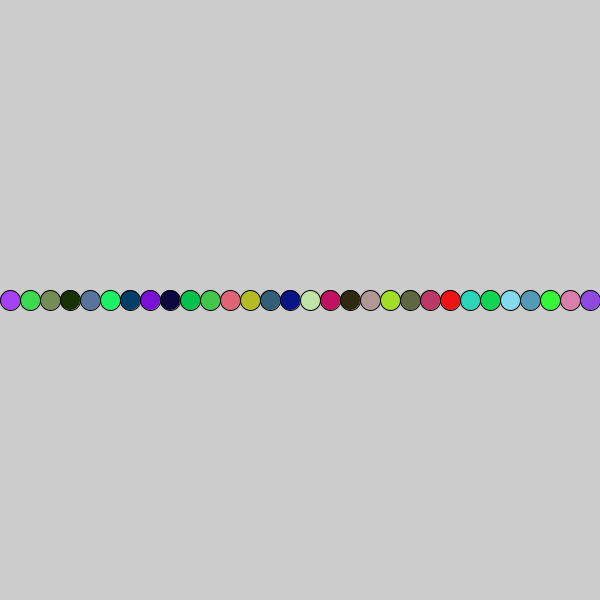
Frame 1 (no input)
Frame 60 (the mouse pressed at the canvas centre just before this capture): identical to frame 1, image omitted
Frame 120 (the mouse held since frame 60 and released just before this capture): identical to frame 1, image omitted

The Processing sketch that drew this single still picture (run headless with seeded random() and noise(); from frame 60 on, the mouse is pressed at the canvas centre):

// Processing sketch: for_loop_circles
// ── for_loop_circles.pde
// draw circles across the screen from left to right,
// all different random colors

void setup() {
  size(600, 600);

  // start x at 10 so that the first circle doesnt get cut off
  for (int x = 10; x < width; x = x + 20) {

    // random fill (please)
    fill(random(255), random(255), random(255));

    // draw the circle (using the x variable from the loop)
    ellipse(x, height/2, 20, 20);
  }
}

void draw() {
}
